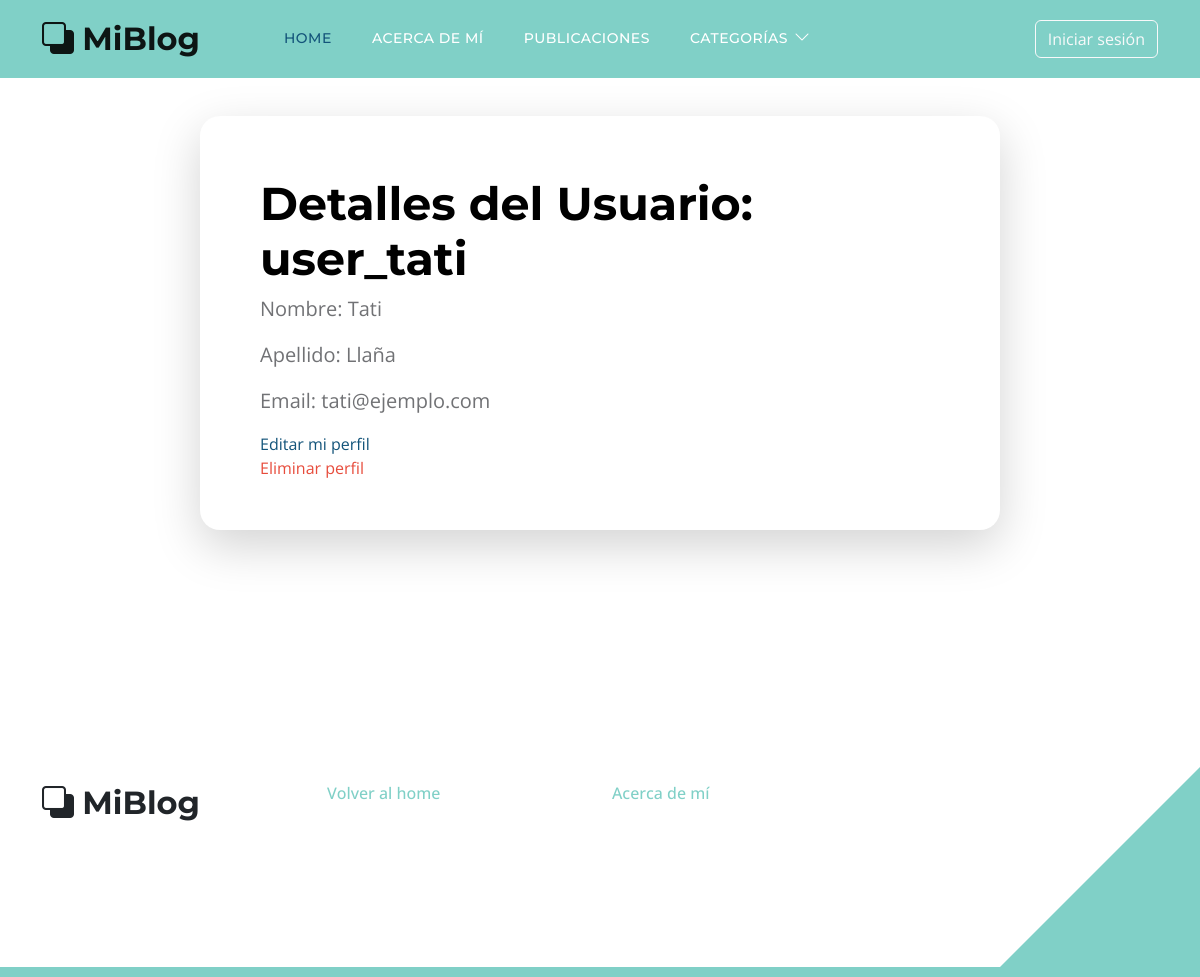
/perfiles/perfil/3/, run on the app's committed database.
### perfiles/models.py (models this page shows)
class Usuario(AbstractUser):
    def __str__(self):
        return f"{self.username}"

### perfiles/views.py (the view)
# urls.py: path("perfil/<int:pk>/", views.UsuarioDetailView.as_view(), name='perfil'),
class UsuarioDetailView(generic.DetailView):
    model = Usuario
    template_name = 'perfiles/usuario_detail.html'
    def get_context_data(self, **kwargs):
        context = super().get_context_data(**kwargs)
        context['usuario'] = self.object
        return context

### perfiles/templates/perfiles/usuario_detail.html (shortened to what this page needs)
{% extends 'base.html' %}
{% block contenido %}
<div class="col-lg-8 col-12 mt-3 mx-auto">
    <div class="custom-block custom-block-topics-listing bg-white shadow-lg mb-5">
        <div class="d-flex">
            <div class="custom-block-topics-listing-info d-flex">
                <div>
                    <h2>Detalles del Usuario: {{ usuario.username }}</h2>
                    <p>Nombre: {{ usuario.first_name }}</p>
                    <p>Apellido: {{ usuario.last_name }}</p>
                    <p>Email: {{ usuario.email }}</p>
                    <a href="{% url 'perfiles:editar_usuario' user.id %}">Editar mi perfil</a>
                    <br>
                    <a style="color:#E74C3C;" href="{% url 'perfiles:borrar_usuario' user.id %}">Eliminar perfil</a>
                </div>
            </div>
        </div>
    </div>
</div>
{% endblock contenido %}

### static/css/templatemo-topic-listing.css (style rules this page uses)
:root { --white-color: #ffffff; --primary-color: #13547a; --secondary-color: #80d0c7; --section-bg-color: #f0f8ff; --custom-btn-bg-color: #80d0c7; --custom-btn-bg-hover-color: #13547a; --dark-color: #000000; --p-color: #717275; --border-color: #7fffd4; --link-hover-color: #13547a; --body-font-family: 'Open Sans', sans-serif; --title-font-family: 'Montserrat', sans-serif; --h1-font-size: 58px; --h2-font-size: 46px; --h3-font-size: 32px; --h4-font-size: 28px; --h5-font-size: 24px; --h6-font-size: 22px; --p-font-size: 20px; --menu-font-size: 14px; --btn-font-size: 18px; --copyright-font-size: 16px; --border-radius-large: 100px; --border-radius-medium: 20px; --border-radius-small: 10px; --font-weight-normal: 400; --font-weight-medium: 500; --font-weight-semibold: 600; --font-weight-bold: 700; }
body { background-color: var(--white-color); font-family: var(--body-font-family); }
h2, h3, h4, h5, h6 { color: var(--dark-color); }
h1, h2, h3, h4, h5, h6 { font-family: var(--title-font-family); font-weight: var(--font-weight-semibold); }
h2 { font-size: var(--h2-font-size); font-weight: var(--font-weight-bold); }
p { color: var(--p-color); font-size: var(--p-font-size); font-weight: var(--font-weight-normal); }
a, button { touch-action: manipulation; transition: all 0.3s; }
a { display: inline-block; color: var(--primary-color); text-decoration: none; }
.custom-block { border-radius: var(--border-radius-medium); position: relative; overflow: hidden; padding: 30px; transition: all 0.3s ease; height: 100%; }
.custom-block-topics-listing-info { margin: 30px 20px 20px 30px; }
.custom-block-topics-listing { height: inherit; }

### data on the page
Usuario: username "user_tati", first_name "Tati", last_name "Llaña", email "tati@ejemplo.com"
